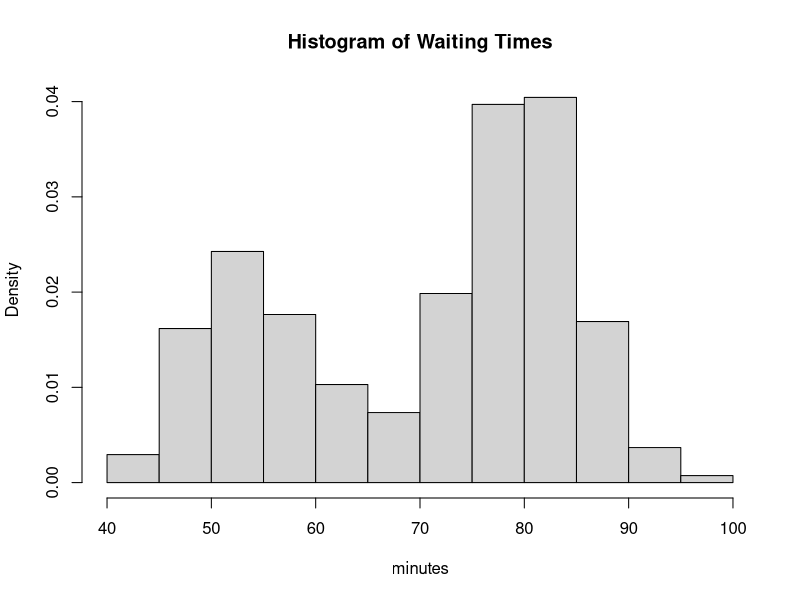
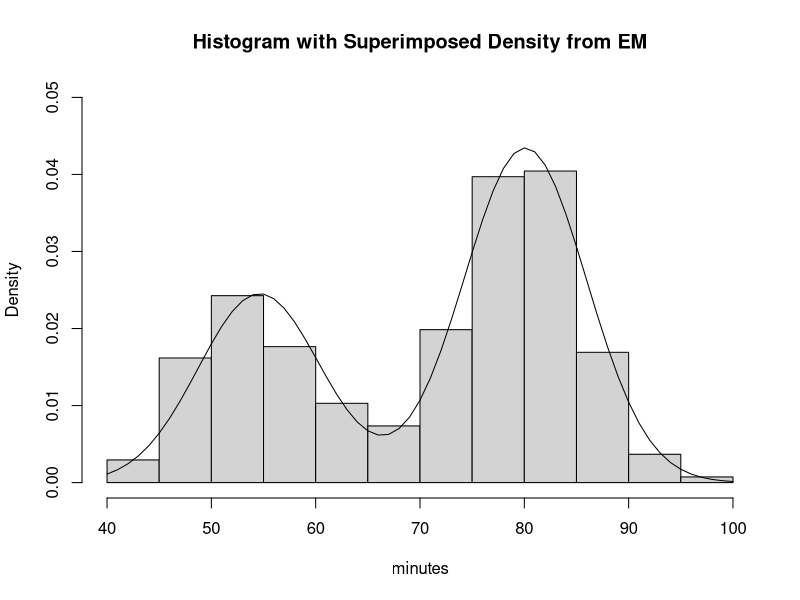

Write R code to recreate these figures, in order.
## ---- chunk 1
knitr::opts_chunk$set(echo = TRUE)
## ---- chunk 2
library(MASS)
data <- faithful$waiting
hist(faithful$waiting, freq=FALSE, main='Histogram of Waiting Times', 
     xlab='minutes')
## ---- chunk 3
l_obs <- function(p, mu1, mu2, var1, var2, x) {
  p * dnorm(x, mean=mu1, sd=sqrt(var1)) + (1 - p) * dnorm(x, mean=mu2, sd=sqrt(var2))
}

EM <- function(init, x, eps) {
  p <- init[1]
  mu1 <- init[2]
  mu2 <- init[3]
  var1 <- init[4]
  var2 <- init[5]

  a <- p * dnorm(x, mean=mu1, sd=sqrt(var1)) / l_obs(p, mu1, mu2, var1, var2, x)

  p_new <- mean(a)
  mu1_new <- sum(x * a) / sum(a)
  mu2_new <- sum((1 - a) * x) / sum(1 - a)
  var1_new <- sum(a * (x - mu1_new)^2) / sum(a)
  var2_new <- sum((1-a) * (x - mu2_new)^2) / sum(1-a)
  
  param_iter <- c(p_new, mu1_new, mu2_new, var1_new, var2_new)
  
  i <- 1
  while (i < 25 || sum(log(l_obs(p_new, mu1_new, mu2_new, var1_new, var2_new, x))) -
           sum(log(l_obs(p, mu1, mu2, var1, var2, x))) > eps) {
    i <- i + 1
    
    p <- p_new
    mu1 <- mu1_new
    mu2 <- mu2_new
    var1 <- var1_new
    var2 <- var2_new
  
    a <- p * dnorm(x, mean=mu1, sd=sqrt(var1)) / l_obs(p, mu1, mu2, var1, var2, x)

    p_new <- mean(a)
    mu1_new <- sum(x * a) / sum(a)
    mu2_new <- sum((1 - a) * x) / sum(1 - a)
    var1_new <- sum(a * (x - mu1_new)^2) / sum(a)
    var2_new <- sum((1-a) * (x - mu2_new)^2) / sum(1-a)
    
    if (i %in% c(2,3,5,10,15,20,25)) {
      param_iter <- rbind(param_iter,  c(p_new, mu1_new, mu2_new, var1_new, var2_new))
    }
    
  }
  return(list(c(p_new, mu1_new, mu2_new, var1_new, var2_new), param_iter))
}
## ---- chunk 4
init_1 <- c(.1, 50, 80, 30, 60)
init_2 <- c(.5, 20, 90, 40, 7)
init_3 <- c(.3, 100, 5, 13, 20)
init_4 <- c(.7, 50, 50, 10, 3)

output1 <- EM(init_1, data, .01)
output2 <- EM(init_2, data, .01)
output3 <- EM(init_3, data, .01)
output4 <- EM(init_4, data, .01)

est1 <- output1[[1]]
est2 <- output2[[1]]
est3 <- output3[[1]]
est4 <- output4[[1]]
## ---- chunk 5
param_iter1 <- round(output1[[2]], 5)

knitr::kable(

rbind(c('Initial', round(init_1[1], 5), round(init_1[2], 5), round(init_1[3], 5), round(init_1[4], 5), round(init_1[5], 5)),
      c(1, param_iter1[1], param_iter1[2], param_iter1[3], param_iter1[4], param_iter1[5]),
      c(2,  param_iter1[2,1], param_iter1[2,2], param_iter1[2,3], param_iter1[2,4], param_iter1[2,5]),
      c(3,  param_iter1[3,1], param_iter1[3,2], param_iter1[3,3], param_iter1[3,4], param_iter1[3,5]),
      c(5,  param_iter1[4,1], param_iter1[4,2], param_iter1[4,3], param_iter1[4,4], param_iter1[4,5]),
      c(10,  param_iter1[5,1], param_iter1[5,2], param_iter1[5,3], param_iter1[5,4], param_iter1[5,5]),
      c(15,  param_iter1[6,1], param_iter1[6,2], param_iter1[6,3], param_iter1[6,4], param_iter1[6,5]),
      c(20,  param_iter1[7,1], param_iter1[7,2], param_iter1[7,3], param_iter1[7,4], param_iter1[7,5]),
      c(25,  param_iter1[8,1], param_iter1[8,2], param_iter1[8,3], param_iter1[8,4], param_iter1[8,5]),
      c('Final',  round(est1[1], 5), round(est1[2], 5), round(est1[3], 5), round(est1[4], 5), round(est1[5], 5))),
col.names=c('Iteration k', '$\\pi_k$', '$\\mu_{1,k}$', '$\\mu_{2,k}$', '$\\sigma_{1,k}^2$', '$\\sigma_{2,k}^2$'),
caption="EM Iterations 1",
digits=c(NULL, 5, 5, 5, 5)
  )

param_iter2 <- round(output2[[2]], 5)

knitr::kable(
rbind(c('Initial', round(init_2[1], 5), round(init_2[2], 5), round(init_2[3], 5), round(init_2[4], 5), round(init_2[5], 5)),
      c(1, param_iter2[1], param_iter2[2], param_iter2[3], param_iter2[4], param_iter2[5]),
      c(2,  param_iter2[2,1], param_iter2[2,2], param_iter2[2,3], param_iter2[2,4], param_iter2[2,5]),
      c(3,  param_iter2[3,1], param_iter2[3,2], param_iter2[3,3], param_iter2[3,4], param_iter2[3,5]),
      c(5,  param_iter2[4,1], param_iter2[4,2], param_iter2[4,3], param_iter2[4,4], param_iter2[4,5]),
      c(10,  param_iter2[5,1], param_iter2[5,2], param_iter2[5,3], param_iter2[5,4], param_iter2[5,5]),
      c(15,  param_iter2[6,1], param_iter2[6,2], param_iter2[6,3], param_iter2[6,4], param_iter2[6,5]),
      c(20,  param_iter2[7,1], param_iter2[7,2], param_iter2[7,3], param_iter2[7,4], param_iter2[7,5]),
      c(25,  param_iter2[8,1], param_iter2[8,2], param_iter2[8,3], param_iter2[8,4], param_iter2[8,5]),
      c('Final',  round(est2[1], 5), round(est2[2], 5), round(est2[3], 5), round(est2[4], 5), round(est2[5], 5))),
col.names=c('Iteration k', '$\\pi_k$', '$\\mu_{1,k}$', '$\\mu_{2,k}$', '$\\sigma_{1,k}^2$', '$\\sigma_{2,k}^2$'),
caption="EM Iterations 2",
digits=5
  )

param_iter3 <- round(output3[[2]], 5)

knitr::kable(
rbind(c('Initial', round(init_3[1], 5), round(init_3[2], 5), round(init_3[3], 5), round(init_3[4], 5), round(init_3[5], 5)),
      c(1, param_iter3[1], param_iter3[2], param_iter3[3], param_iter3[4], param_iter3[5]),
      c(2,  param_iter3[2,1], param_iter3[2,2], param_iter3[2,3], param_iter3[2,4], param_iter3[2,5]),
      c(3,  param_iter3[3,1], param_iter3[3,2], param_iter3[3,3], param_iter3[3,4], param_iter3[3,5]),
      c(5,  param_iter3[4,1], param_iter3[4,2], param_iter3[4,3], param_iter3[4,4], param_iter3[4,5]),
      c(10,  param_iter3[5,1], param_iter3[5,2], param_iter3[5,3], param_iter3[5,4], param_iter3[5,5]),
      c(15,  param_iter3[6,1], param_iter3[6,2], param_iter3[6,3], param_iter3[6,4], param_iter3[6,5]),
      c(20,  param_iter3[7,1], param_iter3[7,2], param_iter3[7,3], param_iter3[7,4], param_iter3[7,5]),
      c(25,  param_iter3[8,1], param_iter3[8,2], param_iter3[8,3], param_iter3[8,4], param_iter3[8,5]),
      c('Final',  round(est3[1], 5), round(est3[2], 5), round(est3[3], 5), round(est3[4], 5), round(est3[5], 5))),
col.names=c('Iteration k', '$\\pi_k$', '$\\mu_{1,k}$', '$\\mu_{2,k}$', '$\\sigma_{1,k}^2$', '$\\sigma_{2,k}^2$'),
caption="EM Iterations 3",
digits=5
  )

param_iter4 <- round(output4[[2]], 5)

knitr::kable(
rbind(c('Initial', round(init_4[1], 5), round(init_4[2], 5), round(init_4[3], 5), round(init_4[4], 5), round(init_4[5], 5)),
      c(1, param_iter4[1], param_iter4[2], param_iter4[3], param_iter4[4], param_iter4[5]),
      c(2,  param_iter4[2,1], param_iter4[2,2], param_iter4[2,3], param_iter4[2,4], param_iter4[2,5]),
      c(3,  param_iter4[3,1], param_iter4[3,2], param_iter4[3,3], param_iter4[3,4], param_iter4[3,5]),
      c(5,  param_iter4[4,1], param_iter4[4,2], param_iter4[4,3], param_iter4[4,4], param_iter4[4,5]),
      c(10,  param_iter4[5,1], param_iter4[5,2], param_iter4[5,3], param_iter4[5,4], param_iter4[5,5]),
      c(15,  param_iter4[6,1], param_iter4[6,2], param_iter4[6,3], param_iter4[6,4], param_iter4[6,5]),
      c(20,  param_iter4[7,1], param_iter4[7,2], param_iter4[7,3], param_iter4[7,4], param_iter4[7,5]),
      c(25,  param_iter4[8,1], param_iter4[8,2], param_iter4[8,3], param_iter4[8,4], param_iter4[8,5]),
      c('Final',  round(est4[1], 5), round(est4[2], 5), round(est4[3], 5), round(est4[4], 5), round(est4[5], 5))),
col.names=c('Iteration k', '$\\pi_k$', '$\\mu_{1,k}$', '$\\mu_{2,k}$', '$\\sigma_{1,k}^2$', '$\\sigma_{2,k}^2$'),
caption="EM Iterations 4",
digits=5
  )
## ---- chunk 6
x <- seq(40, 100, 1)
hist(faithful$waiting, freq=FALSE, ylim=c(0.00, 0.05), 
     main='Histogram with Superimposed Density from EM', xlab='minutes')
lines(x, sapply(x, function(z) l_obs(est1[1], est1[2], est1[3], est1[4], est1[5], z)))
